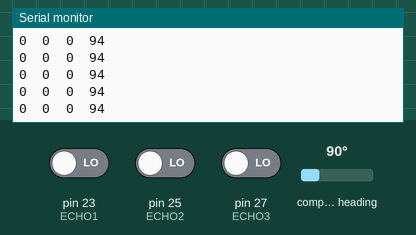
This sketch was run on a simulated Arduino Mega 2560, built with avr-gcc and run on an emulated ATmega2560. On the bench: the last lines printed to the serial monitor. Inputs (shaded band) come from the test bench; at power-on: compass heading 90°, pin 23 (ECHO1) LOW, pin 25 (ECHO2) LOW, pin 27 (ECHO3) LOW. No radio packets arrive unless stated.

Above: at 1.2 s.
1.3 s: compass heading set to 7°
At 1.4 s:
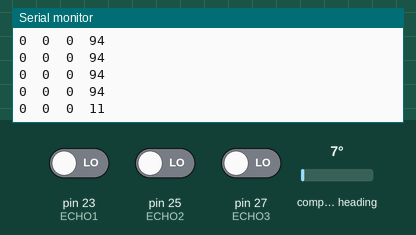
2.8 s: compass heading set to 180°
At 2.81 s:
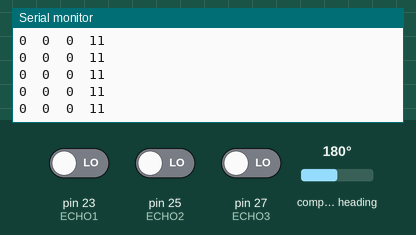
Timing chart, 0 to 5.8 s (numbered marks = the images above; inputs shaded):
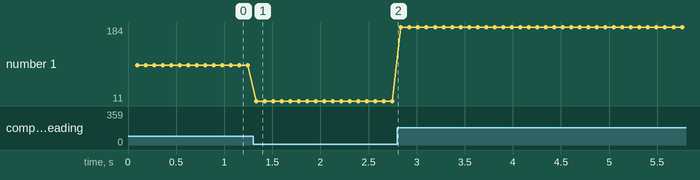

The sketch:

cardatamega.ino
```cpp
#include <SPI.h>
#include <nRF24L01.h>
#include <RF24.h>


#include <Wire.h>
#include <HMC5883L.h>

HMC5883L compass;

#define TRIGGER1 22
#define TRIGGER2 24
#define TRIGGER3 26

#define ECHO1 23
#define ECHO2 25
#define ECHO3 27


long distance1=0;
long distance2=0;
long distance3=0;


const uint64_t pipeOut = 0xE8E8F0F0E1LL;
RF24 radio(14, 15); //  CN and CSN  pins of nrf
struct MyData {
  byte fd;
  byte ld;
  byte rd;
  int ch;
  byte lr;
  byte rr;
};
MyData data;


long measure(int trigger, int echo){
  long duration = 0;
  digitalWrite(trigger, LOW);
  delay(5);
  digitalWrite(trigger, HIGH);
  delay(10);
  digitalWrite(trigger, LOW);
  duration = pulseIn(echo, HIGH,11662);
  return (duration/2) * 0.03432;
}


void setup()
{
  Serial.begin(9600);
  radio.begin();
  radio.setAutoAck(false);
  radio.setDataRate(RF24_250KBPS);
  radio.openWritingPipe(pipeOut);


  pinMode(TRIGGER1, OUTPUT);
  pinMode(ECHO1, INPUT);
  pinMode(TRIGGER2, OUTPUT);
  pinMode(ECHO2, INPUT);
  pinMode(TRIGGER3, OUTPUT);
  pinMode(ECHO3, INPUT);
  Serial.println("Initialize HMC5883L");
  while (!compass.begin())
  {
    Serial.println("Could not find a valid HMC5883L sensor, check wiring!");
    delay(500);
  }
  compass.setRange(HMC5883L_RANGE_1_3GA);
  compass.setMeasurementMode(HMC5883L_CONTINOUS);
  compass.setDataRate(HMC5883L_DATARATE_30HZ);
  compass.setSamples(HMC5883L_SAMPLES_8);
  compass.setOffset(0, 0);
}

void loop()
{
  distance1 = measure(TRIGGER1, ECHO1);
  distance2 = measure(TRIGGER2, ECHO2);
  distance3 = measure(TRIGGER3, ECHO3);
  Vector norm = compass.readNormalize();

  float heading = atan2(norm.YAxis, norm.XAxis);
  float declinationAngle = (4.0 + (26.0 / 60.0)) / (180 / M_PI);
  heading += declinationAngle;
  if (heading < 0)
  {
    heading += 2 * PI;
  }

  if (heading > 2 * PI)
  {
    heading -= 2 * PI;
  }
  float headingDegrees = heading * 180/M_PI;
  data.fd = distance1;
  data.ld = distance2;
  data.rd = distance3;
  data.ch = headingDegrees;
  data.lr = 200;
  data.rr = 200;
  radio.write(&data, sizeof(MyData));
  delay(5);
  Serial.print(data.fd);
  Serial.print("  ");
  Serial.print(data.ld);
  Serial.print("  ");
  Serial.print(data.rd);
  Serial.print("  ");
  Serial.print(data.ch);
  Serial.println("  ");


}
```

Measured:
- after the input at 1.3 s, the serial monitor: prints a new line at once (image 1)
- plotted number 1: 94 → 11 after the input at 1.3 s, 11 → 184 after the input at 2.8 s
